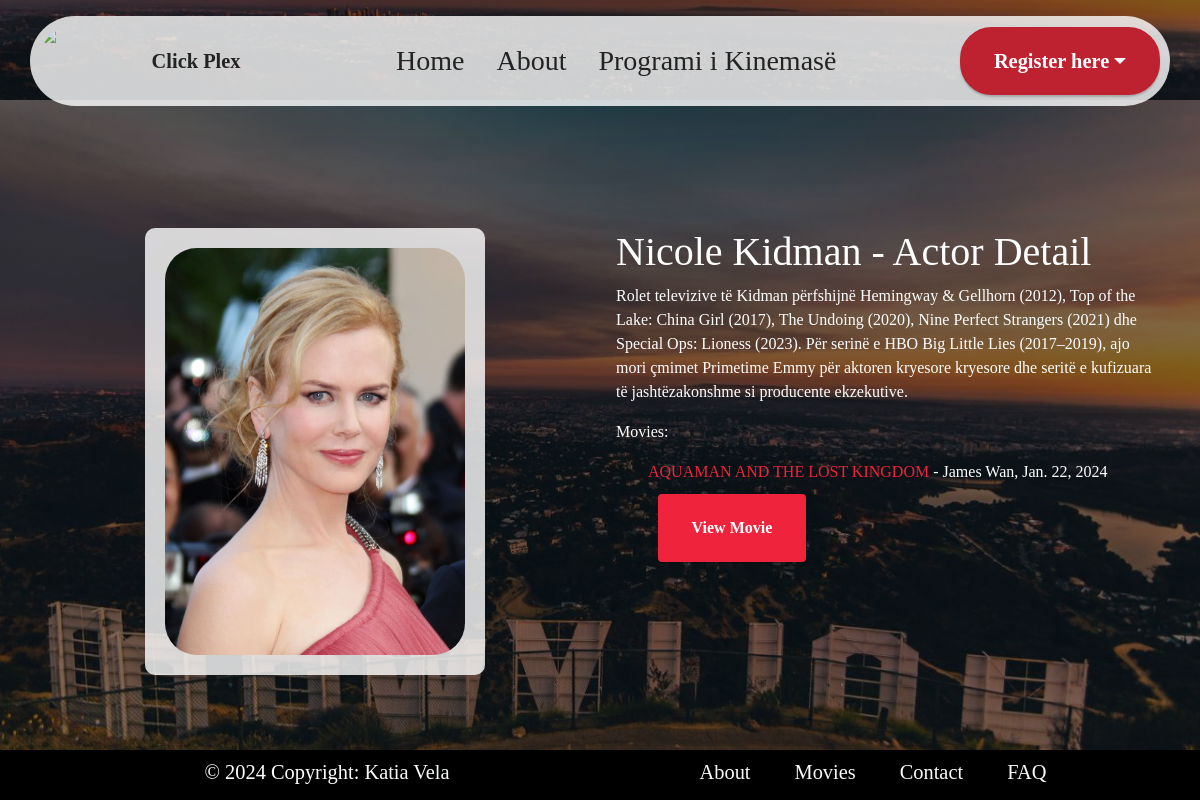
Page /actors/23/ on the committed database.
### App/models.py (models this page shows, shortened)
class Actor(models.Model):
    name = models.CharField(max_length=100)
    bio = models.TextField()
    image_actor = models.ImageField(upload_to='actor_images', default='path/to/default/image.jpg')

class Movie(models.Model):
    title = models.CharField(max_length=250)
    director = models.CharField(max_length=100)
    categories = models.ManyToManyField(Category)
    actors = models.ManyToManyField(Actor,related_name='movies')
    description = models.TextField()
    duration = models.IntegerField()
    country_of_origin = models.CharField(max_length=100)
    release_year = models.DateField()
    poster_image = models.ImageField(upload_to="movies/")

### App/views.py (the view)
# urls.py: path('actors/<int:actor_id>/', views.actor_detail, name='actor_detail'),
def actor_detail(request, actor_id):
    actor = get_object_or_404(Actor, pk=actor_id)
    movies = actor.movies.all()
    context={
        'actor': actor,
        'movies': movies
    }
    return render(request, 'actor_detail.html', context)

### App/templates/actor_detail.html (shortened to what this page needs)
{% extends 'base/index.html' %}
{% load static %}
{% block content %}
<section class="article9 cid-u2aXRbXWXf" id="about-me-9-u2aXRbXWXf">
<div class="container mt-5">
    <div class="row">
        <div class="col-md-6 order-md-1 d-flex justify-content-center align-items-center">
            <div class="actor-poster">
                {% if actor.image_actor %}
                    <img src="{{ actor.image_actor.url }}" alt="{{ actor.name }} Image" class="img-fluid" style="max-width: 300px; height: auto;">
                {% endif %} </div>
        </div>
        <div class="col-md-6 order-md-2">
            <div class="movie-details">
                <h1>{{ actor.name }} - Actor Detail</h1>
                <p>{{ actor.bio}}</p>
                <p>Movies:</p>
                {% if actor.movies.all %}
                <ul class="list-group-numbered">
                    {% for movie in actor.movies.all %}
                        <li>
                            <a href="{% url 'movie_detail' movie.id %}">{{ movie.title }}</a>
                            - {{ movie.director }}, {{ movie.release_year }}
                        </li><li>
                            <a href="{% url 'movie_detail' movie.id %}" class="btn btn-primary btn-movie">View Movie</a>
                        </li>
                    {% endfor %}
                </ul>
            {% else %}
                <p>No movies found for this actor.</p>
            {% endif %}
            </div>
        </div>
    </div>
</div>
</section>
{% endblock %}

### App/static/css/style1.css (style rules this page uses)
section { background-color: #ffffff; }
body { font-style: normal; line-height: 1.5; font-weight: 400; color: #232323; position: relative; }
section, .container, .container-fluid { position: relative; word-wrap: break-word; }
a { font-style: normal; font-weight: 400; cursor: pointer; }
a, a:hover { text-decoration: none; }
h1, h2, h3, h4, h5, h6, .display-1, .display-2, .display-4, .display-5, .display-7, span, p, a { word-break: break-word; word-wrap: break-word; font-weight: 400; }
section { background-position: 50% 50%; background-repeat: no-repeat; background-size: cover; }
img, iframe { display: block; width: 100%; }
.btn { font-weight: 600; border-width: 1px; font-style: normal; margin: 0.6rem 0.6rem; white-space: normal; transition: all 0.2s ease-in-out; display: inline-flex; align-items: center; justify-content: center; word-break: break-word; }
.row { display: -webkit-flex; -webkit-flex-wrap: wrap; }
.justify-content-center { -webkit-justify-content: center; }
html, body { height: auto; min-height: 100vh; }
.row > * { padding-right: 1rem; padding-left: 1rem; }
ul, ol, pre, blockquote { margin-bottom: 2.3125rem; }
.container, .container-fluid { padding-left: 16px; padding-right: 16px; }
.row { margin-left: -16px; margin-right: -16px; }
.row > [class*=col] { padding-left: 16px; padding-right: 16px; }

### App/static/css/additional.css (style rules this page uses)
.btn { border-width: 2px; }
img, .card-wrap, .card-wrapper, .video-wrapper, .mbr-figure iframe, .google-map iframe, .slide-content, .plan, .card, .item-wrapper { border-radius: 2rem !important; }
body { font-family: var(--display1-font, 'Inter Tight'); background: color-mix(in srgb, var(--dominant-color, #0f1305) 10%, transparent); }
.btn { padding: 1.25rem 2rem; border-radius: 4px; }
.btn-primary, .btn-primary:active { background-color: var(--primary-color, #9fe870) !important; border-color: var(--primary-color, #9fe870) !important; color: var(--primary-text, #264d0c) !important; box-shadow: 0 2px 2px 0 rgba(0, 0, 0, 0.2); }
a, a:hover { color: var(--primary-color, #9fe870); }
body { overflow-x: hidden; }
a { transition: color 0.6s; }

### App/templates/base/index.html (style rules this page uses)
:root { --background: #EAEAEC; --dominant-color: #2B2D42; --primary-color: #EF233C; --secondary-color: #8D99AE; --success-color: #23BC75; --danger-color: #BE2130; --warning-color: #DFA700; --info-color: #0BB2D4; --background-text: #000000; --dominant-text: #FFFFFF; --primary-text: #FFFFFF; --secondary-text: #000000; --success-text: #FFFFFF; --danger-text: #FFFFFF; --warning-text: #000000; --info-text: #FFFFFF; }
.cid-u2aXRbXWXf { padding-top: 5rem; padding-bottom: 5rem; background-color: transparent; }

### rows in the picture
Actor: image_actor (picture), name "Nicole Kidman", bio "Rolet televizive të Kidman përfshijnë Hemingway & Gellhorn (2012), Top of the Lake: China Girl (2017), The Undoing (2020), Nine Perfect Strangers (2021) dhe Special Ops: Lioness (2023). Për serinë e HBO Big Little Lies (2017–2019), ajo mori çmimet Primetime Emmy për aktoren kryesore kryesore dhe seritë e kufizuara të jashtëzakonshme si producente ekzekutive."
Movie: title "AQUAMAN AND THE LOST KINGDOM", director "James Wan", release_year "Jan. 22, 2024"
